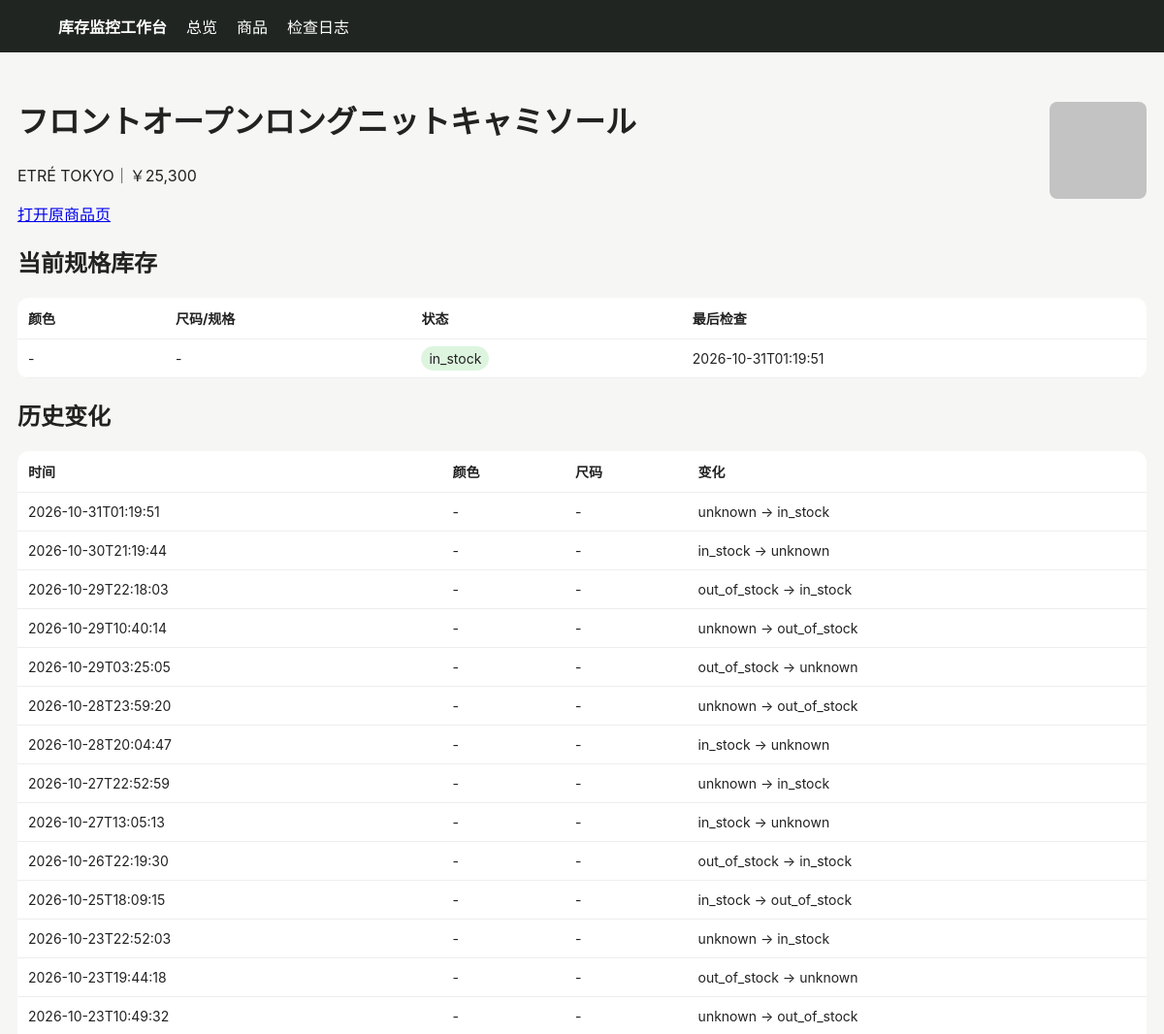
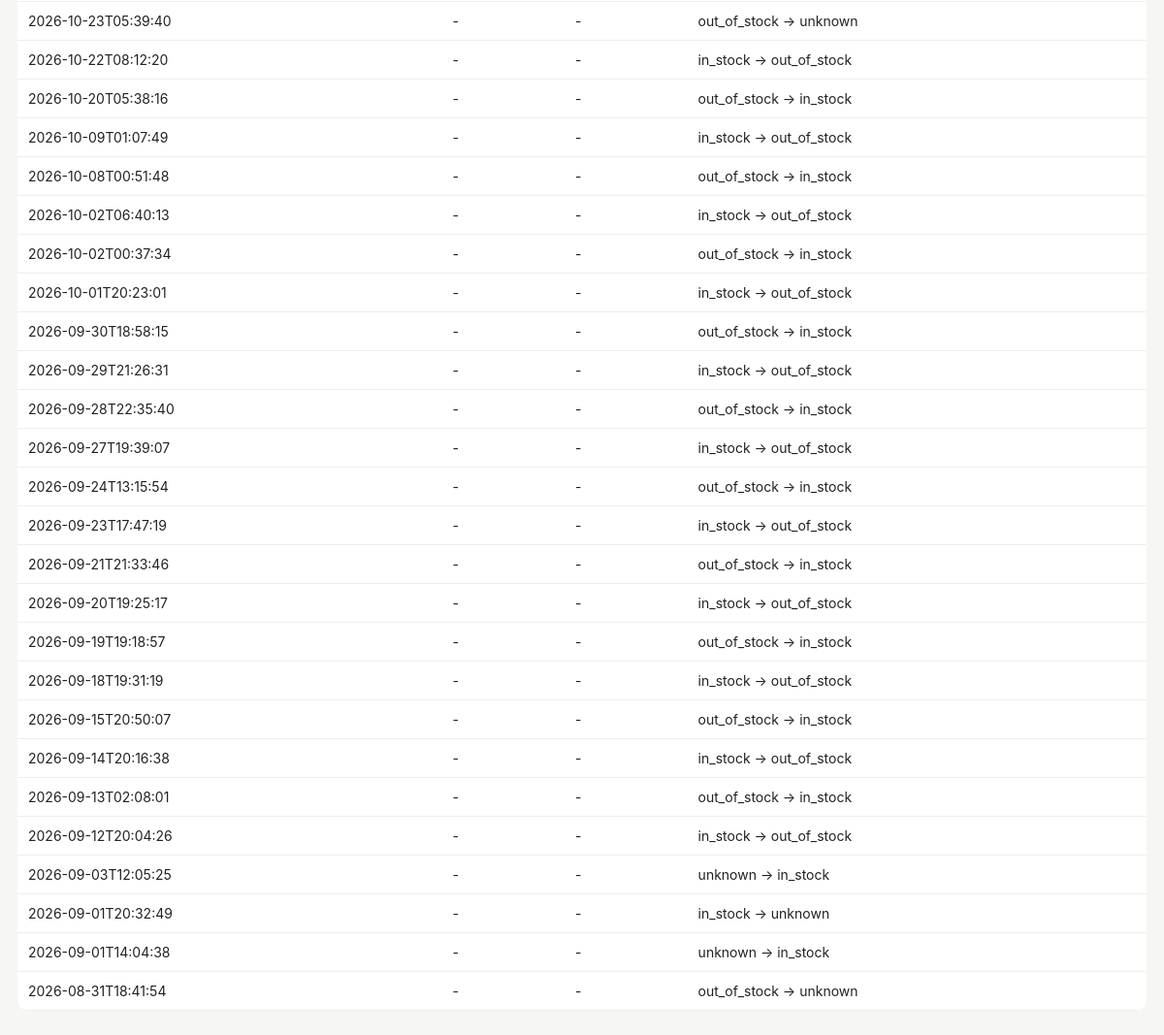
Page /product/558 on the committed database (2 pictures, top to bottom).
### tables this page shows
CREATE TABLE products (
 id INTEGER PRIMARY KEY AUTOINCREMENT,
 site TEXT NOT NULL,
 url TEXT NOT NULL UNIQUE,
 name TEXT NOT NULL,
 price TEXT,
 image_url TEXT,
 first_seen TEXT NOT NULL,
 last_seen TEXT NOT NULL
);

CREATE TABLE variants (
 id INTEGER PRIMARY KEY AUTOINCREMENT,
 product_id INTEGER NOT NULL,
 color TEXT NOT NULL DEFAULT '',
 size TEXT NOT NULL DEFAULT '',
 status TEXT NOT NULL,
 last_checked TEXT NOT NULL,
 UNIQUE(product_id, color, size)
);

CREATE TABLE changes (
 id INTEGER PRIMARY KEY AUTOINCREMENT,
 product_id INTEGER NOT NULL,
 color TEXT NOT NULL DEFAULT '',
 size TEXT NOT NULL DEFAULT '',
 old_status TEXT NOT NULL,
 new_status TEXT NOT NULL,
 detected_at TEXT NOT NULL
);

### app/main.py (the view)
@app.get("/product/{pid}")
def product(request: Request, pid: int):
    with conn() as c:
        p=c.execute("SELECT * FROM products WHERE id=?",(pid,)).fetchone()
        vs=c.execute("SELECT * FROM variants WHERE product_id=? ORDER BY color,size",(pid,)).fetchall()
        cs=c.execute("SELECT * FROM changes WHERE product_id=? ORDER BY detected_at DESC",(pid,)).fetchall()
    return templates.TemplateResponse("product.html", {"request":request,"p":p,"variants":vs,"changes":cs})

### app/templates/product.html
{% extends "base.html" %}{% block content %}<div class="top"><div><h1>{{p.name}}</h1><p>{{p.site}}｜{{p.price}}</p><a href="{{p.url}}" target="_blank">打开原商品页</a></div>{% if p.image_url %}<img class="thumb" style="width:100px;height:100px" src="{{p.image_url}}">{% endif %}</div>
<h2>当前规格库存</h2><table><tr><th>颜色</th><th>尺码/规格</th><th>状态</th><th>最后检查</th></tr>{% for v in variants %}<tr><td>{{v.color or "-"}}</td><td>{{v.size or "-"}}</td><td><span class="badge {{v.status}}">{{v.status}}</span></td><td>{{v.last_checked}}</td></tr>{% endfor %}</table>
<h2>历史变化</h2><table><tr><th>时间</th><th>颜色</th><th>尺码</th><th>变化</th></tr>{% for c in changes %}<tr><td>{{c.detected_at}}</td><td>{{c.color or "-"}}</td><td>{{c.size or "-"}}</td><td>{{c.old_status}} → {{c.new_status}}</td></tr>{% endfor %}</table>{% endblock %}

### app/templates/base.html (style rules this page uses)
body { font-family:-apple-system,BlinkMacSystemFont,"Segoe UI",sans-serif;background:#f6f6f4;color:#222;margin:0 }
table { width:100%;border-collapse:collapse;background:#fff;border-radius:12px;overflow:hidden }
th,td { padding:11px;border-bottom:1px solid #eee;text-align:left;font-size:14px }
.badge { padding:4px 8px;border-radius:999px;background:#eee }
.in_stock { background:#ddf5df }
img.thumb { width:52px;height:52px;object-fit:cover;border-radius:8px }
.top { display:flex;justify-content:space-between;align-items:center;margin-bottom:18px }

### rows in the picture
products: name "フロントオープンロングニットキャミソール", site "ETRÉ TOKYO", price "￥25,300", image_url (picture)
variants: color "-", size "-", status "in_stock", last_checked "2026-10-31T01:19:51", detected_at "2026-10-31T01:19:51", old_status "unknown", new_status "in_stock"
changes: detected_at "2026-09-24T13:15:54", color "-", size "-", old_status "out_of_stock", new_status "in_stock"
changes: detected_at "2026-09-23T17:47:19", color "-", size "-", old_status "in_stock", new_status "out_of_stock"
changes: detected_at "2026-09-21T21:33:46", color "-", size "-", old_status "out_of_stock", new_status "in_stock"
changes: detected_at "2026-09-20T19:25:17", color "-", size "-", old_status "in_stock", new_status "out_of_stock"
changes: detected_at "2026-09-19T19:18:57", color "-", size "-", old_status "out_of_stock", new_status "in_stock"
changes: detected_at "2026-09-18T19:31:19", color "-", size "-", old_status "in_stock", new_status "out_of_stock"
changes: detected_at "2026-09-15T20:50:07", color "-", size "-", old_status "out_of_stock", new_status "in_stock"
changes: detected_at "2026-09-14T20:16:38", color "-", size "-", old_status "in_stock", new_status "out_of_stock"
changes: detected_at "2026-09-13T02:08:01", color "-", size "-", old_status "out_of_stock", new_status "in_stock"
changes: detected_at "2026-09-12T20:04:26", color "-", size "-", old_status "in_stock", new_status "out_of_stock"
changes: detected_at "2026-09-03T12:05:25", color "-", size "-", old_status "unknown", new_status "in_stock"
changes: detected_at "2026-09-01T20:32:49", color "-", size "-", old_status "in_stock", new_status "unknown"
changes: detected_at "2026-09-01T14:04:38", color "-", size "-", old_status "unknown", new_status "in_stock"
changes: detected_at "2026-08-31T18:41:54", color "-", size "-", old_status "out_of_stock", new_status "unknown"

### other values in the picture
{{ c.detected_at }} "2026-10-30T21:19:44" "2026-10-29T22:18:03" "2026-10-29T10:40:14" "2026-10-29T03:25:05" "2026-10-28T23:59:20" "2026-10-28T20:04:47" "2026-10-27T22:52:59" "2026-10-27T13:05:13" "2026-10-26T22:19:30" "2026-10-25T18:09:15" "2026-10-23T22:52:03" "2026-10-23T19:44:18" "2026-10-23T10:49:32" "2026-10-23T05:39:40" "2026-10-22T08:12:20" "2026-10-20T05:38:16" "2026-10-09T01:07:49" "2026-10-08T00:51:48" "2026-10-02T06:40:13" "2026-10-02T00:37:34" "2026-10-01T20:23:01" "2026-09-30T18:58:15" "2026-09-29T21:26:31" "2026-09-28T22:35:40" "2026-09-27T19:39:07"
{{ c.color or "-" }} "-" "-" "-" "-" "-" "-" "-" "-" "-" "-" "-" "-" "-" "-" "-" "-" "-" "-" "-" "-" "-" "-" "-" "-" "-"
{{ c.size or "-" }} "-" "-" "-" "-" "-" "-" "-" "-" "-" "-" "-" "-" "-" "-" "-" "-" "-" "-" "-" "-" "-" "-" "-" "-" "-"
{{ c.old_status }} "in_stock" "out_of_stock" "unknown" "out_of_stock" "unknown" "in_stock" "unknown" "in_stock" "out_of_stock" "in_stock" "unknown" "out_of_stock" "unknown" "out_of_stock" "in_stock" "out_of_stock" "in_stock" "out_of_stock" "in_stock" "out_of_stock" "in_stock" "out_of_stock" "in_stock" "out_of_stock" "in_stock"
{{ c.new_status }} "unknown" "in_stock" "out_of_stock" "unknown" "out_of_stock" "unknown" "in_stock" "unknown" "in_stock" "out_of_stock" "in_stock" "unknown" "out_of_stock" "unknown" "out_of_stock" "in_stock" "out_of_stock" "in_stock" "out_of_stock" "in_stock" "out_of_stock" "in_stock" "out_of_stock" "in_stock" "out_of_stock"
